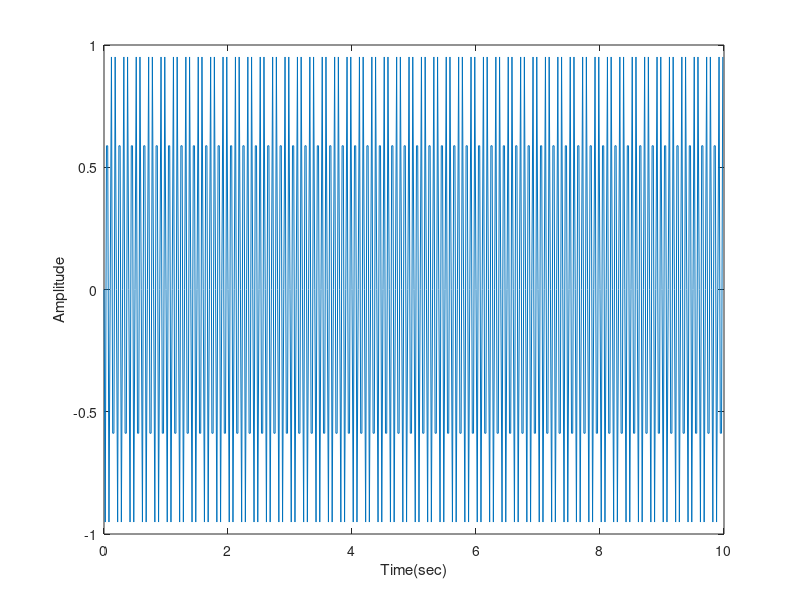
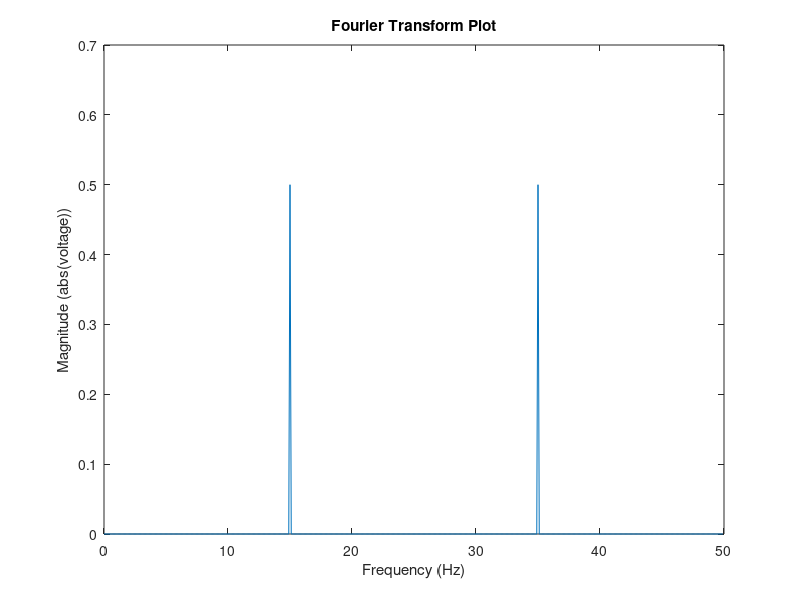

MATLAB code for these plots, in order: (Note: this script raises an error after producing the figures.)
clc;
clear vars;

Ts = 1/50;                        %Sampling Period
t = 0:Ts:10-Ts;                   %time domain abscissa (x-axis) variable
x = sin(2*pi*35*t);               %time domain ordinate (y-axis) variable
N=length(x);
%here 'N' value should always be greater than no. of samples of signal(sine
%wave here). Here size of sine wave is (1X500). So 'N" should be greater
%than that (preferrably in multiples of 2^(n) to prevent undersampling)

figure(1);
plot(t,x);                        %plotting the sine wave
xlabel("Time(sec)");
ylabel("Amplitude");

% continuous fourier transform
% syms time
% y_1=fourier(x)

Fs=1/Ts;                          %sampling frequency
y=fft(x,N);                       %taking dft of sine wave. 
%Note: FFT is an algorithm for efficient implementation of DFT
f=((0:(N-1))*Fs)/(N);             %array for frequency on x-axis of FT Plot

figure(2);
plot(f,(1/N)*abs(y));             %plotting normalized freq v/s magnitude plot of Fourier Transform
xlabel("Frequency (Hz)");
ylabel("Magnitude (abs(voltage))");
title("Fourier Transform Plot");

%this plot is also an example of aliasing freq where (Fs/2) is the folding
%freq. freq above folding freq get aliased as lower frequency with a phase
%shift of 180 degrees. Whereas freq below folding freq are retained as it
%is without any phase shift

%Implementing Parseval's Theorem
energy_time_domain=sum((abs(x).^2),"all")
energy_frequency_domain=(sum((abs(y).^2),"all"))/length(y)